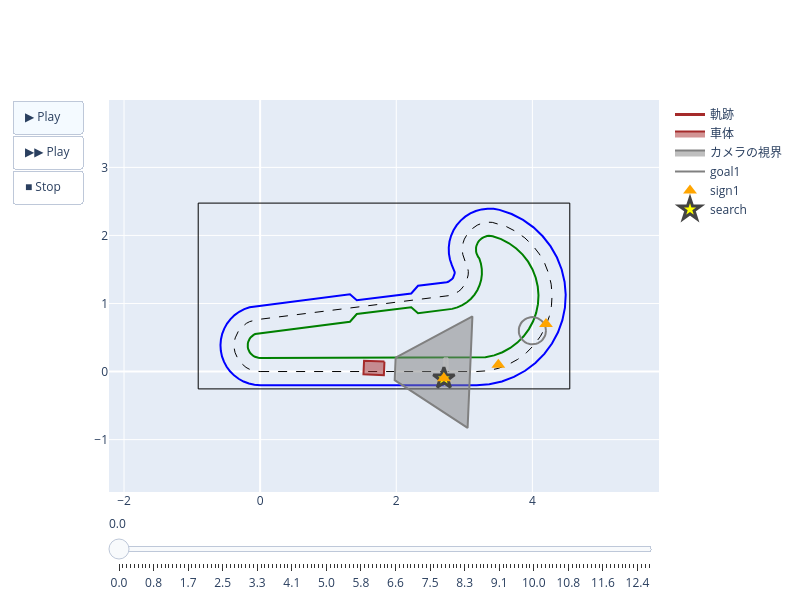

The notebook cell saved with this chart:
### Code cell
class Mission1(Mission1Base):
    @staticmethod
    def command_func(*, move, rotate, search, **kwargs):
        # ヒントとして、「searchして標識が見つからなかったら停止する」を繰り返すという処理を記載済み
        # 「searchして標識が見つかった場合」のプログラムだけを書けばOK

        while True:
            pos = search()
            if pos is None:
                move(v=0)
            else:
                # ####### ここから下に「標識が見つかった場合」のプログラムを書こう
                move(v=0.2)
                # ####### ここより上にプログラムを書こう
        # ####### プログラムを書いた後にセルを実行し結果を確認しよう


sim = CarSim(prop, Mission1())
sim.run()
SimDrawer(sim).show()

### Figure 1 — Plotly figure (JSON) as saved in the notebook; plotly's stock layout.template omitted (floating-point values rounded to 4 significant figures)
{"data": [{"fill": "none", "line": {"color": "black", "dash": "dash", "width": 1}, "mode": "lines", "name": "lane_center", "showlegend": false, "type": "scatter", "x": [0.0, 3.18, 3.339, 3.495, 3.645, 3.785, 3.912, 4.024, 4.119, 4.194, 4.248, 4.281, 4.29, 4.276, 4.24, 4.182, 4.103, 4.005, 3.89, 3.76, 3.618, 3.467, 3.411, 3.354, 3.298, 3.242, 3.19, 3.141, 3.097, 3.058, 3.026, 3.001, 2.983, 2.973, 2.971, 2.977, 2.992, 3.014, 3.043, 3.054, 3.059, 3.057, 3.048, 3.033, 3.011, 2.983, 2.95, 2.912, 2.871, 2.826, 2.778, 2.73, -0.04749, -0.1014, -0.1532, -0.2019, -0.2464, -0.2858, -0.3193, -0.3463, -0.3661, -0.3784, -0.3829, -0.3795, -0.3682, -0.3494, -0.3234, -0.2907, -0.252, -0.2081, -0.16, -0.1085, -0.05482, -1.172e-16], "y": [0.0, 3.894e-16, 0.01149, 0.04571, 0.102, 0.1791, 0.2755, 0.3891, 0.5177, 0.6585, 0.8087, 0.9651, 1.125, 1.284, 1.439, 1.588, 1.727, 1.853, 1.963, 2.056, 2.13, 2.182, 2.192, 2.194, 2.187, 2.173, 2.151, 2.121, 2.085, 2.044, 1.997, 1.946, 1.891, 1.835, 1.778, 1.722, 1.667, 1.614, 1.565, 1.517, 1.469, 1.42, 1.372, 1.325, 1.282, 1.241, 1.205, 1.174, 1.149, 1.129, 1.116, 1.11, 0.7628, 0.7521, 0.7338, 0.7082, 0.676, 0.6377, 0.5941, 0.5462, 0.4949, 0.4414, 0.3866, 0.3317, 0.2779, 0.2263, 0.1779, 0.1337, 0.09463, 0.06152, 0.03503, 0.0157, 0.00395, 5e-06]}, {"fill": "none", "line": {"color": "blue", "dash": "solid", "width": 2}, "mode": "lines", "name": "lane_outer", "showlegend": false, "type": "scatter", "x": [2.449e-17, 3.18, 3.368, 3.552, 3.729, 3.894, 4.044, 4.176, 4.288, 4.377, 4.441, 4.479, 4.49, 4.474, 4.431, 4.362, 4.269, 4.153, 4.017, 3.863, 3.696, 3.517, 3.43, 3.342, 3.254, 3.169, 3.088, 3.013, 2.946, 2.889, 2.841, 2.806, 2.782, 2.772, 2.774, 2.789, 2.817, 2.857, 2.859, 2.858, 2.853, 2.845, 2.834, 2.82, 2.803, 2.784, 2.764, 2.742, 2.32, 2.22, 1.42, 1.32, -0.0723, -0.1544, -0.2333, -0.3073, -0.3751, -0.4351, -0.4862, -0.5272, -0.5574, -0.576, -0.5829, -0.5777, -0.5606, -0.5319, -0.4923, -0.4425, -0.3836, -0.3169, -0.2435, -0.1652, -0.08346, -1.54e-16], "y": [-0.2, -0.2, -0.1864, -0.146, -0.07956, 0.01153, 0.1254, 0.2596, 0.4115, 0.5778, 0.7552, 0.9399, 1.128, 1.316, 1.5, 1.675, 1.839, 1.988, 2.118, 2.228, 2.314, 2.376, 2.391, 2.393, 2.383, 2.359, 2.323, 2.276, 2.218, 2.151, 2.076, 1.995, 1.91, 1.822, 1.734, 1.647, 1.563, 1.484, 1.461, 1.439, 1.417, 1.395, 1.376, 1.358, 1.342, 1.33, 1.32, 1.313, 1.26, 1.147, 1.047, 1.135, 0.9613, 0.945, 0.9171, 0.8782, 0.8291, 0.7708, 0.7045, 0.6315, 0.5535, 0.4719, 0.3885, 0.305, 0.2231, 0.1445, 0.07078, 0.003508, -0.05594, -0.1064, -0.1467, -0.1761, -0.194, -0.2]}, {"fill": "none", "line": {"color": "green", "dash": "solid", "width": 2}, "mode": "lines", "name": "lane_inner", "showlegend": false, "type": "scatter", "x": [-2.449e-17, 3.18, 3.31, 3.438, 3.561, 3.675, 3.78, 3.872, 3.949, 4.011, 4.056, 4.082, 4.09, 4.079, 4.049, 4.002, 3.937, 3.857, 3.763, 3.657, 3.541, 3.418, 3.39, 3.362, 3.334, 3.307, 3.281, 3.257, 3.235, 3.216, 3.2, 3.187, 3.178, 3.172, 3.171, 3.173, 3.18, 3.19, 3.203, 3.22, 3.244, 3.257, 3.258, 3.248, 3.226, 3.193, 3.151, 3.098, 3.038, 2.971, 2.898, 2.821, 2.742, 2.32, 2.22, 1.42, 1.32, -0.02269, -0.04843, -0.07319, -0.09643, -0.1177, -0.1365, -0.1525, -0.1654, -0.1749, -0.1807, -0.1829, -0.1812, -0.1759, -0.1669, -0.1545, -0.1388, -0.1204, -0.09942, -0.07641, -0.05183, -0.02619, -8.049e-17], "y": [0.2, 0.2, 0.2094, 0.2374, 0.2835, 0.3466, 0.4255, 0.5185, 0.6238, 0.7391, 0.8621, 0.9902, 1.121, 1.251, 1.379, 1.5, 1.614, 1.718, 1.809, 1.885, 1.945, 1.988, 1.993, 1.994, 1.991, 1.983, 1.973, 1.958, 1.941, 1.92, 1.897, 1.872, 1.846, 1.818, 1.79, 1.762, 1.735, 1.709, 1.684, 1.662, 1.586, 1.507, 1.427, 1.348, 1.271, 1.198, 1.131, 1.071, 1.018, 0.9755, 0.9427, 0.9209, 0.9104, 0.8572, 0.9455, 0.8455, 0.7322, 0.5644, 0.5592, 0.5505, 0.5383, 0.5229, 0.5046, 0.4838, 0.4609, 0.4364, 0.4108, 0.3847, 0.3585, 0.3328, 0.3081, 0.285, 0.2639, 0.2452, 0.2294, 0.2167, 0.2075, 0.2019, 0.2]}, {"fill": "none", "line": {"color": "black", "dash": "solid", "width": 1}, "mode": "lines", "name": "rim", "showlegend": false, "type": "scatter", "x": [-0.91, 4.55, 4.55, -0.91, -0.91], "y": [-0.255, -0.255, 2.475, 2.475, -0.255]}, {"fill": "toself", "line": {"color": "white", "dash": "solid", "width": 1}, "mode": "lines", "name": "start", "showlegend": false, "type": "scatter", "x": [2.7, 2.76, 2.76, 2.7, 2.7], "y": [-0.2, -0.2, 0.2, 0.2, -0.2]}, {"legendrank": 2, "line": {"color": "brown", "width": 3}, "mode": "lines", "name": "軌跡", "type": "scatter", "x": [1.672], "y": [0.05244]}, {"legendrank": 1, "mode": "lines", "name": "予測軌跡", "type": "scatter", "x": [], "y": []}, {"fill": "toself", "legendrank": 3, "line": {"color": "brown", "width": 2}, "mode": "lines", "name": "車体", "type": "scatter", "x": [1.827, 1.818, 1.518, 1.527, 1.827], "y": [0.1459, -0.05393, -0.041, 0.1588, 0.1459]}, {"fill": "toself", "legendrank": 4, "line": {"color": "gray", "width": 2}, "mode": "lines", "name": "カメラの視界", "type": "scatter", "x": [1.991, 3.119, 3.048, 1.977, 1.991], "y": [0.204, 0.8111, -0.828, -0.126, 0.204]}, {"legendrank": 5, "line": {"color": "gray", "dash": "solid", "width": 2}, "mode": "lines", "name": "goal1", "type": "scatter", "x": [4.2, 4.198, 4.192, 4.182, 4.168, 4.151, 4.131, 4.108, 4.083, 4.056, 4.028, 4.0, 3.972, 3.944, 3.917, 3.892, 3.869, 3.849, 3.832, 3.818, 3.808, 3.802, 3.8, 3.802, 3.808, 3.818, 3.832, 3.849, 3.869, 3.892, 3.917, 3.944, 3.972, 4.0, 4.028, 4.056, 4.083, 4.108, 4.131, 4.151, 4.168, 4.182, 4.192, 4.198, 4.2], "y": [0.6, 0.6285, 0.6563, 0.6831, 0.7081, 0.731, 0.7511, 0.7683, 0.7819, 0.7919, 0.798, 0.8, 0.798, 0.7919, 0.7819, 0.7683, 0.7511, 0.731, 0.7081, 0.6831, 0.6563, 0.6285, 0.6, 0.5715, 0.5437, 0.5169, 0.4919, 0.469, 0.4489, 0.4317, 0.4181, 0.4081, 0.402, 0.4, 0.402, 0.4081, 0.4181, 0.4317, 0.4489, 0.469, 0.4919, 0.5169, 0.5437, 0.5715, 0.6]}, {"legendrank": 7, "marker": {"color": "yellow", "line": {"width": 3}, "size": 16, "symbol": "star"}, "mode": "markers", "name": "search", "type": "scatter", "x": [2.7], "y": [-0.1]}, {"legendrank": 8, "marker": {"color": "yellow", "line": {"width": 1}, "size": 16, "symbol": "star"}, "mode": "markers", "name": "search_all", "type": "scatter", "x": [], "y": []}, {"legendrank": 6, "marker": {"color": "orange", "size": 12, "symbol": "triangle-up"}, "mode": "markers", "name": "sign1", "type": "scatter", "x": [2.7, 3.5, 4.2], "y": [-0.1, 0.1, 0.7]}], "layout": {"height": 600, "sliders": [{"steps": [{"args": [["0"], {"frame": {"duration": 0, "redraw": true}, "mode": "immediate"}], "label": "0.0", "method": "animate"}, {"args": [["1"], {"frame": {"duration": 0, "redraw": true}, "mode": "immediate"}], "label": "0.1", "method": "animate"}, {"args": [["2"], {"frame": {"duration": 0, "redraw": true}, "mode": "immediate"}], "label": "0.2", "method": "animate"}, {"args": [["3"], {"frame": {"duration": 0, "redraw": true}, "mode": "immediate"}], "label": "0.3", "method": "animate"}, {"args": [["4"], {"frame": {"duration": 0, "redraw": true}, "mode": "immediate"}], "label": "0.4", "method": "animate"}, {"args": [["5"], {"frame": {"duration": 0, "redraw": true}, "mode": "immediate"}], "label": "0.5", "method": "animate"}, {"args": [["6"], {"frame": {"duration": 0, "redraw": true}, "mode": "immediate"}], "label": "0.6", "method": "animate"}, {"args": [["7"], {"frame": {"duration": 0, "redraw": true}, "mode": "immediate"}], "label": "0.6", "method": "animate"}, {"args": [["8"], {"frame": {"duration": 0, "redraw": true}, "mode": "immediate"}], "label": "0.7", "method": "animate"}, {"args": [["9"], {"frame": {"duration": 0, "redraw": true}, "mode": "immediate"}], "label": "0.8", "method": "animate"}, {"args": [["10"], {"frame": {"duration": 0, "redraw": true}, "mode": "immediate"}], "label": "0.9", "method": "animate"}, {"args": [["11"], {"frame": {"duration": 0, "redraw": true}, "mode": "immediate"}], "label": "1.0", "method": "animate"}, {"args": [["12"], {"frame": {"duration": 0, "redraw": true}, "mode": "immediate"}], "label": "1.1", "method": "animate"}, {"args": [["13"], {"frame": {"duration": 0, "redraw": true}, "mode": "immediate"}], "label": "1.2", "method": "animate"}, {"args": [["14"], {"frame": {"duration": 0, "redraw": true}, "mode": "immediate"}], "label": "1.3", "method": "animate"}, {"args": [["15"], {"frame": {"duration": 0, "redraw": true}, "mode": "immediate"}], "label": "1.4", "method": "animate"}, {"args": [["16"], {"frame": {"duration": 0, "redraw": true}, "mode": "immediate"}], "label": "1.5", "method": "animate"}, {"args": [["17"], {"frame": {"duration": 0, "redraw": true}, "mode": "immediate"}], "label": "1.6", "method": "animate"}, {"args": [["18"], {"frame": {"duration": 0, "redraw": true}, "mode": "immediate"}], "label": "1.7", "method": "animate"}, {"args": [["19"], {"frame": {"duration": 0, "redraw": true}, "mode": "immediate"}], "label": "1.8", "method": "animate"}, {"args": [["20"], {"frame": {"duration": 0, "redraw": true}, "mode": "immediate"}], "label": "1.8", "method": "animate"}, {"args": [["21"], {"frame": {"duration": 0, "redraw": true}, "mode": "immediate"}], "label": "1.9", "method": "animate"}, {"args": [["22"], {"frame": {"duration": 0, "redraw": true}, "mode": "immediate"}], "label": "2.0", "method": "animate"}, {"args": [["23"], {"frame": {"duration": 0, "redraw": true}, "mode": "immediate"}], "label": "2.1", "method": "animate"}, {"args": [["24"], {"frame": {"duration": 0, "redraw": true}, "mode": "immediate"}], "label": "2.2", "method": "animate"}, {"args": [["25"], {"frame": {"duration": 0, "redraw": true}, "mode": "immediate"}], "label": "2.3", "method": "animate"}, {"args": [["26"], {"frame": {"duration": 0, "redraw": true}, "mode": "immediate"}], "label": "2.4", "method": "animate"}, {"args": [["27"], {"frame": {"duration": 0, "redraw": true}, "mode": "immediate"}], "label": "2.5", "method": "animate"}, {"args": [["28"], {"frame": {"duration": 0, "redraw": true}, "mode": "immediate"}], "label": "2.6", "method": "animate"}, {"args": [["29"], {"frame": {"duration": 0, "redraw": true}, "mode": "immediate"}], "label": "2.7", "method": "animate"}, {"args": [["30"], {"frame": {"duration": 0, "redraw": true}, "mode": "immediate"}], "label": "2.8", "method": "animate"}, {"args": [["31"], {"frame": {"duration": 0, "redraw": true}, "mode": "immediate"}], "label": "2.9", "method": "animate"}, {"args": [["32"], {"frame": {"duration": 0, "redraw": true}, "mode": "immediate"}], "label": "2.9", "method": "animate"}, {"args": [["33"], {"frame": {"duration": 0, "redraw": true}, "mode": "immediate"}], "label": "3.0", "method": "animate"}, {"args": [["34"], {"frame": {"duration": 0, "redraw": true}, "mode": "immediate"}], "label": "3.1", "method": "animate"}, {"args": [["35"], {"frame": {"duration": 0, "redraw": true}, "mode": "immediate"}], "label": "3.2", "method": "animate"}, {"args": [["36"], {"frame": {"duration": 0, "redraw": true}, "mode": "immediate"}], "label": "3.3", "method": "animate"}, {"args": [["37"], {"frame": {"duration": 0, "redraw": true}, "mode": "immediate"}], "label": "3.4", "method": "animate"}, {"args": [["38"], {"frame": {"duration": 0, "redraw": true}, "mode": "immediate"}], "label": "3.5", "method": "animate"}, {"args": [["39"], {"frame": {"duration": 0, "redraw": true}, "mode": "immediate"}], "label": "3.6", "method": "animate"}, {"args": [["40"], {"frame": {"duration": 0, "redraw": true}, "mode": "immediate"}], "label": "3.7", "method": "animate"}, {"args": [["41"], {"frame": {"duration": 0, "redraw": true}, "mode": "immediate"}], "label": "3.8", "method": "animate"}, {"args": [["42"], {"frame": {"duration": 0, "redraw": true}, "mode": "immediate"}], "label": "3.9", "method": "animate"}, {"args": [["43"], {"frame": {"duration": 0, "redraw": true}, "mode": "immediate"}], "label": "4.0", "method": "animate"}, {"args": [["44"], {"frame": {"duration": 0, "redraw": true}, "mode": "immediate"}], "label": "4.1", "method": "animate"}, {"args": [["45"], {"frame": {"duration": 0, "redraw": true}, "mode": "immediate"}], "label": "4.1", "method": "animate"}, {"args": [["46"], {"frame": {"duration": 0, "redraw": true}, "mode": "immediate"}], "label": "4.2", "method": "animate"}, {"args": [["47"], {"frame": {"duration": 0, "redraw": true}, "mode": "immediate"}], "label": "4.3", "method": "animate"}, {"args": [["48"], {"frame": {"duration": 0, "redraw": true}, "mode": "immediate"}], "label": "4.4", "method": "animate"}, {"args": [["49"], {"frame": {"duration": 0, "redraw": true}, "mode": "immediate"}], "label": "4.5", "method": "animate"}, {"args": [["50"], {"frame": {"duration": 0, "redraw": true}, "mode": "immediate"}], "label": "4.6", "method": "animate"}, {"args": [["51"], {"frame": {"duration": 0, "redraw": true}, "mode": "immediate"}], "label": "4.7", "method": "animate"}, {"args": [["52"], {"frame": {"duration": 0, "redraw": true}, "mode": "immediate"}], "label": "4.8", "method": "animate"}, {"args": [["53"], {"frame": {"duration": 0, "redraw": true}, "mode": "immediate"}], "label": "4.9", "method": "animate"}, {"args": [["54"], {"frame": {"duration": 0, "redraw": true}, "mode": "immediate"}], "label": "5.0", "method": "animate"}, {"args": [["55"], {"frame": {"duration": 0, "redraw": true}, "mode": "immediate"}], "label": "5.1", "method": "animate"}, {"args": [["56"], {"frame": {"duration": 0, "redraw": true}, "mode": "immediate"}], "label": "5.2", "method": "animate"}, {"args": [["57"], {"frame": {"duration": 0, "redraw": true}, "mode": "immediate"}], "label": "5.3", "method": "animate"}, {"args": [["58"], {"frame": {"duration": 0, "redraw": true}, "mode": "immediate"}], "label": "5.3", "method": "animate"}, {"args": [["59"], {"frame": {"duration": 0, "redraw": true}, "mode": "immediate"}], "label": "5.4", "method": "animate"}, {"args": [["60"], {"frame": {"duration": 0, "redraw": true}, "mode": "immediate"}], "label": "5.5", "method": "animate"}, {"args": [["61"], {"frame": {"duration": 0, "redraw": true}, "mode": "immediate"}], "label": "5.6", "method": "animate"}, {"args": [["62"], {"frame": {"duration": 0, "redraw": true}, "mode": "immediate"}], "label": "5.7", "method": "animate"}, {"args": [["63"], {"frame": {"duration": 0, "redraw": true}, "mode": "immediate"}], "label": "5.8", "method": "animate"}, {"args": [["64"], {"frame": {"duration": 0, "redraw": true}, "mode": "immediate"}], "label": "5.9", "method": "animate"}, {"args": [["65"], {"frame": {"duration": 0, "redraw": true}, "mode": "immediate"}], "label": "6.0", "method": "animate"}, {"args": [["66"], {"frame": {"duration": 0, "redraw": true}, "mode": "immediate"}], "label": "6.1", "method": "animate"}, {"args": [["67"], {"frame": {"duration": 0, "redraw": true}, "mode": "immediate"}], "label": "6.2", "method": "animate"}, {"args": [["68"], {"frame": {"duration": 0, "redraw": true}, "mode": "immediate"}], "label": "6.3", "method": "animate"}, {"args": [["69"], {"frame": {"duration": 0, "redraw": true}, "mode": "immediate"}], "label": "6.4", "method": "animate"}, {"args": [["70"], {"frame": {"duration": 0, "redraw": true}, "mode": "immediate"}], "label": "6.5", "method": "animate"}, {"args": [["71"], {"frame": {"duration": 0, "redraw": true}, "mode": "immediate"}], "label": "6.5", "method": "animate"}, {"args": [["72"], {"frame": {"duration": 0, "redraw": true}, "mode": "immediate"}], "label": "6.6", "method": "animate"}, {"args": [["73"], {"frame": {"duration": 0, "redraw": true}, "mode": "immediate"}], "label": "6.7", "method": "animate"}, {"args": [["74"], {"frame": {"duration": 0, "redraw": true}, "mode": "immediate"}], "label": "6.8", "method": "animate"}, {"args": [["75"], {"frame": {"duration": 0, "redraw": true}, "mode": "immediate"}], "label": "6.9", "method": "animate"}, {"args": [["76"], {"frame": {"duration": 0, "redraw": true}, "mode": "immediate"}], "label": "7.0", "method": "animate"}, {"args": [["77"], {"frame": {"duration": 0, "redraw": true}, "mode": "immediate"}], "label": "7.1", "method": "animate"}, {"args": [["78"], {"frame": {"duration": 0, "redraw": true}, "mode": "immediate"}], "label": "7.2", "method": "animate"}, {"args": [["79"], {"frame": {"duration": 0, "redraw": true}, "mode": "immediate"}], "label": "7.3", "method": "animate"}, {"args": [["80"], {"frame": {"duration": 0, "redraw": true}, "mode": "immediate"}], "label": "7.4", "method": "animate"}, {"args": [["81"], {"frame": {"duration": 0, "redraw": true}, "mode": "immediate"}], "label": "7.5", "method": "animate"}, {"args": [["82"], {"frame": {"duration": 0, "redraw": true}, "mode": "immediate"}], "label": "7.6", "method": "animate"}, {"args": [["83"], {"frame": {"duration": 0, "redraw": true}, "mode": "immediate"}], "label": "7.7", "method": "animate"}, {"args": [["84"], {"frame": {"duration": 0, "redraw": true}, "mode": "immediate"}], "label": "7.7", "method": "animate"}, {"args": [["85"], {"frame": {"duration": 0, "redraw": true}, "mode": "immediate"}], "label": "7.8", "method": "animate"}, {"args": [["86"], {"frame": {"duration": 0, "redraw": true}, "mode": "immediate"}], "label": "7.9", "method": "animate"}, {"args": [["87"], {"frame": {"duration": 0, "redraw": true}, "mode": "immediate"}], "label": "8.0", "method": "animate"}, {"args": [["88"], {"frame": {"duration": 0, "redraw": true}, "mode": "immediate"}], "label": "8.1", "method": "animate"}, {"args": [["89"], {"frame": {"duration": 0, "redraw": true}, "mode": "immediate"}], "label": "8.2", "method": "animate"}, {"args": [["90"], {"frame": {"duration": 0, "redraw": true}, "mode": "immediate"}], "label": "8.3", "method": "animate"}, {"args": [["91"], {"frame": {"duration": 0, "redraw": true}, "mode": "immediate"}], "label": "8.4", "method": "animate"}, {"args": [["92"], {"frame": {"duration": 0, "redraw": true}, "mode": "immediate"}], "label": "8.5", "method": "animate"}, {"args": [["93"], {"frame": {"duration": 0, "redraw": true}, "mode": "immediate"}], "label": "8.6", "method": "animate"}, {"args": [["94"], {"frame": {"duration": 0, "redraw": true}, "mode": "immediate"}], "label": "8.7", "method": "animate"}, {"args": [["95"], {"frame": {"duration": 0, "redraw": true}, "mode": "immediate"}], "label": "8.8", "method": "animate"}, {"args": [["96"], {"frame": {"duration": 0, "redraw": true}, "mode": "immediate"}], "label": "8.8", "method": "animate"}, {"args": [["97"], {"frame": {"duration": 0, "redraw": true}, "mode": "immediate"}], "label": "8.9", "method": "animate"}, {"args": [["98"], {"frame": {"duration": 0, "redraw": true}, "mode": "immediate"}], "label": "9.0", "method": "animate"}, {"args": [["99"], {"frame": {"duration": 0, "redraw": true}, "mode": "immediate"}], "label": "9.1", "method": "animate"}, {"args": [["100"], {"frame": {"duration": 0, "redraw": true}, "mode": "immediate"}], "label": "9.2", "method": "animate"}, {"args": [["101"], {"frame": {"duration": 0, "redraw": true}, "mode": "immediate"}], "label": "9.3", "method": "animate"}, {"args": [["102"], {"frame": {"duration": 0, "redraw": true}, "mode": "immediate"}], "label": "9.4", "method": "animate"}, {"args": [["103"], {"frame": {"duration": 0, "redraw": true}, "mode": "immediate"}], "label": "9.5", "method": "animate"}, {"args": [["104"], {"frame": {"duration": 0, "redraw": true}, "mode": "immediate"}], "label": "9.6", "method": "animate"}, {"args": [["105"], {"frame": {"duration": 0, "redraw": true}, "mode": "immediate"}], "label": "9.7", "method": "animate"}, {"args": [["106"], {"frame": {"duration": 0, "redraw": true}, "mode": "immediate"}], "label": "9.8", "method": "animate"}, {"args": [["107"], {"frame": {"duration": 0, "redraw": true}, "mode": "immediate"}], "label": "9.9", "method": "animate"}, {"args": [["108"], {"frame": {"duration": 0, "redraw": true}, "mode": "immediate"}], "label": "10.0", "method": "animate"}, {"args": [["109"], {"frame": {"duration": 0, "redraw": true}, "mode": "immediate"}], "label": "10.0", "method": "animate"}, {"args": [["110"], {"frame": {"duration": 0, "redraw": true}, "mode": "immediate"}], "label": "10.1", "method": "animate"}, {"args": [["111"], {"frame": {"duration": 0, "redraw": true}, "mode": "immediate"}], "label": "10.2", "method": "animate"}, {"args": [["112"], {"frame": {"duration": 0, "redraw": true}, "mode": "immediate"}], "label": "10.3", "method": "animate"}, {"args": [["113"], {"frame": {"duration": 0, "redraw": true}, "mode": "immediate"}], "label": "10.4", "method": "animate"}, {"args": [["114"], {"frame": {"duration": 0, "redraw": true}, "mode": "immediate"}], "label": "10.5", "method": "animate"}, {"args": [["115"], {"frame": {"duration": 0, "redraw": true}, "mode": "immediate"}], "label": "10.6", "method": "animate"}, {"args": [["116"], {"frame": {"duration": 0, "redraw": true}, "mode": "immediate"}], "label": "10.7", "method": "animate"}, {"args": [["117"], {"frame": {"duration": 0, "redraw": true}, "mode": "immediate"}], "label": "10.8", "method": "animate"}, {"args": [["118"], {"frame": {"duration": 0, "redraw": true}, "mode": "immediate"}], "label": "10.9", "method": "animate"}, {"args": [["119"], {"frame": {"duration": 0, "redraw": true}, "mode": "immediate"}], "label": "11.0", "method": "animate"}, {"args": [["120"], {"frame": {"duration": 0, "redraw": true}, "mode": "immediate"}], "label": "11.1", "method": "animate"}, {"args": [["121"], {"frame": {"duration": 0, "redraw": true}, "mode": "immediate"}], "label": "11.2", "method": "animate"}, {"args": [["122"], {"frame": {"duration": 0, "redraw": true}, "mode": "immediate"}], "label": "11.2", "method": "animate"}, {"args": [["123"], {"frame": {"duration": 0, "redraw": true}, "mode": "immediate"}], "label": "11.3", "method": "animate"}, {"args": [["124"], {"frame": {"duration": 0, "redraw": true}, "mode": "immediate"}], "label": "11.4", "method": "animate"}, {"args": [["125"], {"frame": {"duration": 0, "redraw": true}, "mode": "immediate"}], "label": "11.5", "method": "animate"}, {"args": [["126"], {"frame": {"duration": 0, "redraw": true}, "mode": "immediate"}], "label": "11.6", "method": "animate"}, {"args": [["127"], {"frame": {"duration": 0, "redraw": true}, "mode": "immediate"}], "label": "11.7", "method": "animate"}, {"args": [["128"], {"frame": {"duration": 0, "redraw": true}, "mode": "immediate"}], "label": "11.8", "method": "animate"}, {"args": [["129"], {"frame": {"duration": 0, "redraw": true}, "mode": "immediate"}], "label": "11.9", "method": "animate"}, {"args": [["130"], {"frame": {"duration": 0, "redraw": true}, "mode": "immediate"}], "label": "12.0", "method": "animate"}, {"args": [["131"], {"frame": {"duration": 0, "redraw": true}, "mode": "immediate"}], "label": "12.1", "method": "animate"}, {"args": [["132"], {"frame": {"duration": 0, "redraw": true}, "mode": "immediate"}], "label": "12.2", "method": "animate"}, {"args": [["133"], {"frame": {"duration": 0, "redraw": true}, "mode": "immediate"}], "label": "12.3", "method": "animate"}, {"args": [["134"], {"frame": {"duration": 0, "redraw": true}, "mode": "immediate"}], "label": "12.4", "method": "animate"}, {"args": [["135"], {"frame": {"duration": 0, "redraw": true}, "mode": "immediate"}], "label": "12.4", "method": "animate"}, {"args": [["136"], {"frame": {"duration": 0, "redraw": true}, "mode": "immediate"}], "label": "12.5", "method": "animate"}, {"args": [["137"], {"frame": {"duration": 0, "redraw": true}, "mode": "immediate"}], "label": "12.6", "method": "animate"}, {"args": [["138"], {"frame": {"duration": 0, "redraw": true}, "mode": "immediate"}], "label": "12.7", "method": "animate"}]}], "updatemenus": [{"buttons": [{"args": [null, {"frame": {"duration": 92.18, "redraw": true}, "fromcurrent": true, "transition": {"duration": 0}}], "label": "▶ Play", "method": "animate"}, {"args": [null, {"frame": {"duration": 46.09, "redraw": true}, "fromcurrent": true, "transition": {"duration": 0}}], "label": "▶▶ Play", "method": "animate"}, {"args": [[null], {"frame": {"duration": 0}, "mode": "immediate"}], "label": "■ Stop", "method": "animate"}], "type": "buttons"}], "width": 800, "xaxis": {"range": [-1.06, 4.7], "scaleanchor": "y"}, "yaxis": {"range": [-1.77, 3.99]}}}
